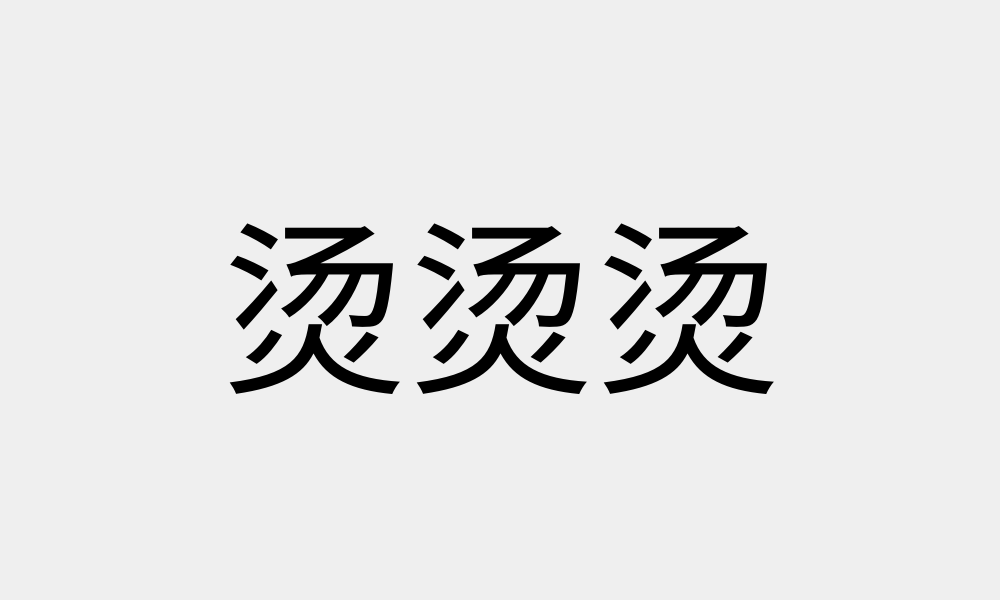
<?xml version="1.0" encoding="UTF-8"?>
<ui version="4.0">
 <class>Dialog</class>
 <widget class="QDialog" name="Dialog">
  <property name="geometry">
   <rect>
    <x>0</x>
    <y>0</y>
    <width>1000</width>
    <height>600</height>
   </rect>
  </property>
  <property name="windowTitle">
   <string>Dialog</string>
  </property>
  <widget class="QLabel" name="label">
   <property name="geometry">
    <rect>
     <x>30</x>
     <y>20</y>
     <width>941</width>
     <height>561</height>
    </rect>
   </property>
   <property name="font">
    <font>
     <pointsize>140</pointsize>
    </font>
   </property>
   <property name="text">
    <string>&lt;html&gt;&lt;head/&gt;&lt;body&gt;&lt;p&gt;烫烫烫&lt;/p&gt;&lt;/body&gt;&lt;/html&gt;</string>
   </property>
   <property name="alignment">
    <set>Qt::AlignCenter</set>
   </property>
  </widget>
 </widget>
 <resources/>
 <connections/>
</ui>
